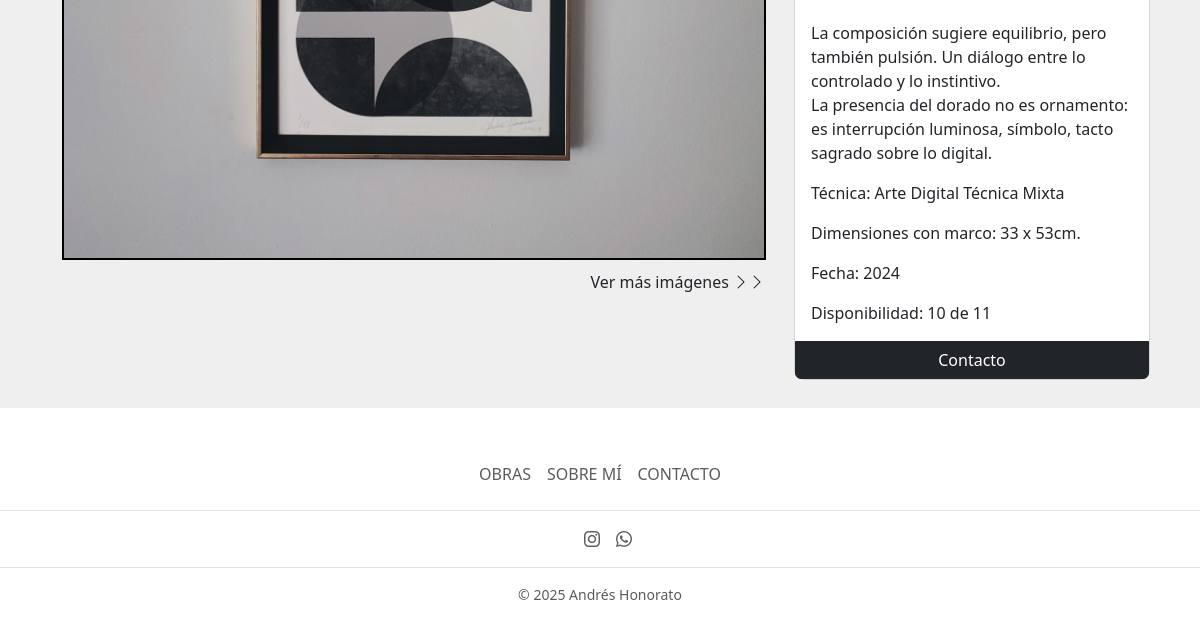
The app's page /coleccion/?coleccion=Abstracciones (lower part), older data.
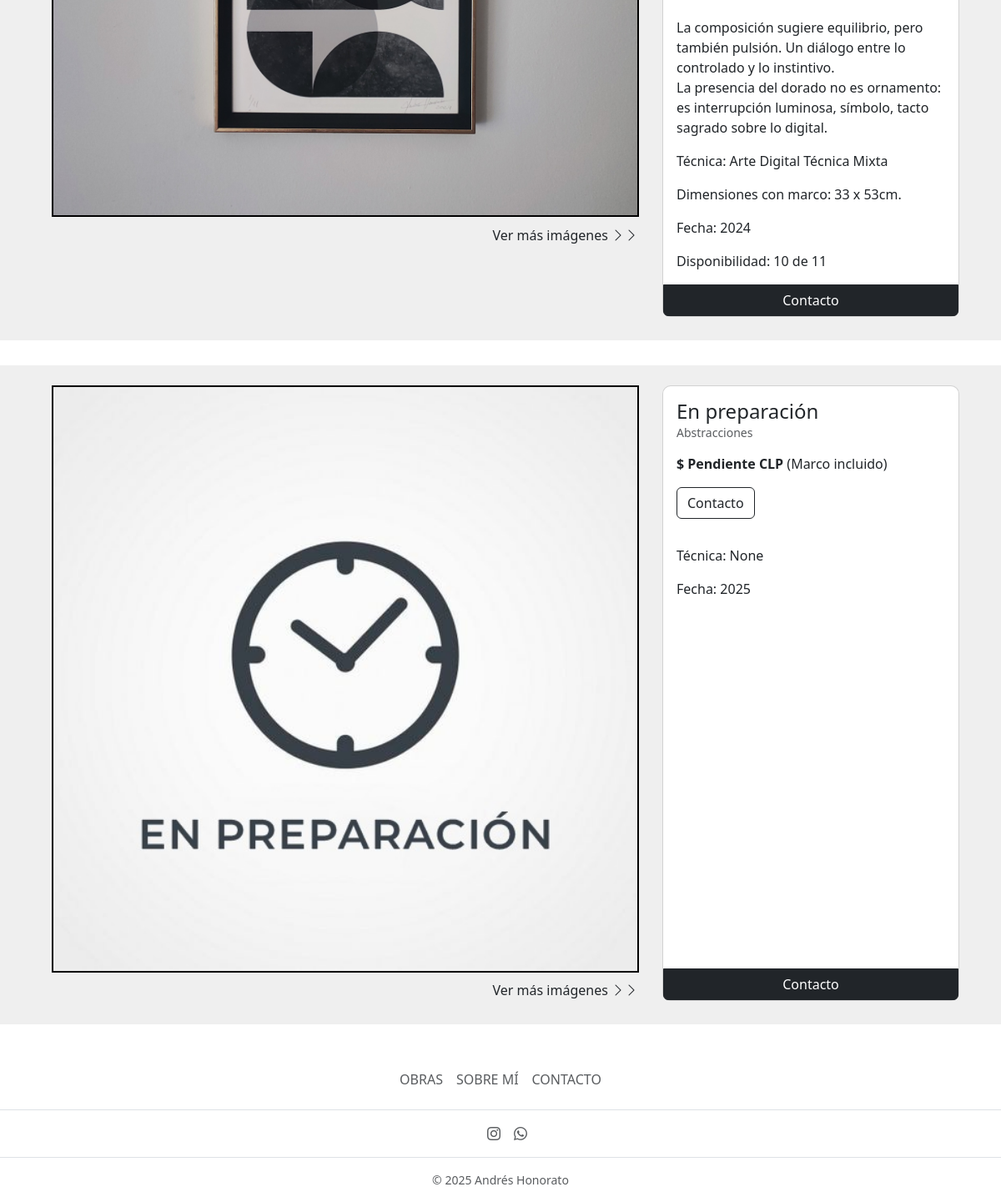
The same page, newer data.
### home/models.py (models this page shows, shortened)
class Cuadro(models.Model):
    nombre = models.CharField(max_length=200)
    autor = models.CharField(default="Andrés Honorato", max_length=200)
    coleccion = models.ForeignKey(
        Coleccion, on_delete=models.CASCADE, related_name='coleccionX', blank=True, null=True)
    tecnica = models.ForeignKey(
        Tecnica, on_delete=models.CASCADE, related_name='tecnicaX', blank=True, null=True)
    descripcion = models.TextField(blank=True)
    fecha = models.DateField()
    colores = models.CharField(max_length=200, blank=True)
    cantidad_inicial = models.PositiveIntegerField(blank=True, null=True)
    cantidad_vendida = models.PositiveIntegerField(blank=True, null=True)
    marco_sin = models.CharField(max_length=100, blank=True)
    marco_con = models.CharField(max_length=100, blank=True)
    precio_sin = models.PositiveIntegerField(blank=True, null=True)
    precio_con = models.PositiveIntegerField(blank=True, null=True)
    descuento = models.PositiveIntegerField(blank=True, null=True)
    envio1 = models.PositiveIntegerField(blank=True, null=True)
    envio2 = models.PositiveIntegerField(blank=True, null=True)
    orden = models.PositiveIntegerField(blank=True, null=True)
    vendido = models.BooleanField(default=False)
    imagen1 = models.ImageField(default='cuadros/en_preparacion.jpg', upload_to='cuadros', validators=[FileExtensionValidator(
        ['png', 'jpg', 'jpeg'])])
    imagen2 = models.ImageField(upload_to='cuadros', validators=[
                                FileExtensionValidator(['png', 'jpg', 'jpeg'])], blank=True)
    imagen3 = models.ImageField(upload_to='cuadros', validators=[
                                FileExtensionValidator(['png', 'jpg', 'jpeg'])], blank=True)
    imagen4 = models.ImageField(upload_to='cuadros', validators=[
                                FileExtensionValidator(['png', 'jpg', 'jpeg'])], blank=True)
    imagen5 = models.ImageField(upload_to='cuadros', validators=[
                                FileExtensionValidator(['png', 'jpg', 'jpeg'])], blank=True)
    imagen6 = models.ImageField(upload_to='cuadros', validators=[
                                FileExtensionValidator(['png', 'jpg', 'jpeg'])], blank=True)
    imagen7 = models.ImageField(upload_to='cuadros', validators=[
                                FileExtensionValidator(['png', 'jpg', 'jpeg'])], blank=True)
    imagen8 = models.ImageField(upload_to='cuadros', validators=[
                                FileExtensionValidator(['png', 'jpg', 'jpeg'])], blank=True)
    imagen9 = models.ImageField(upload_to='cuadros', validators=[
                                FileExtensionValidator(['png', 'jpg', 'jpeg'])], blank=True)
    creado = models.DateTimeField(auto_now_add=True)
    actulizado = models.DateTimeField(auto_now=True)
    def cuadros_disponibles(self):
        if self.cantidad_inicial:
            cuadros_disponibles = self.cantidad_inicial - self.cantidad_vendida
            return cuadros_disponibles
    @property
    def precio_punto_con(self):
        if self.precio_con is not None:
            coma = f"{self.precio_con:,}"
            punto = coma.replace(',', '.')
            return punto
        else:
            return "Pendiente"

class Tecnica(models.Model):
    nombre = models.CharField(max_length=200)
    descripcion = models.TextField(blank=True)
    fecha = models.DateField()
    creado = models.DateTimeField(auto_now_add=True)
    actulizado = models.DateTimeField(auto_now=True)
    def __str__(self):
        return f"{self.nombre}"

class Coleccion(models.Model):
    nombre = models.CharField(max_length=200)
    descripcion = models.TextField(blank=True)
    fecha = models.DateField()
    creado = models.DateTimeField(auto_now_add=True)
    actulizado = models.DateTimeField(auto_now=True)
    orden = models.PositiveIntegerField(blank=True, null=True)
    def __str__(self):
        return f"{self.nombre}"

### home/views.py (the view)
# urls.py: path('coleccion/', coleccion_view, name='coleccion-view'),
def coleccion_view(request):
    coleccion = request.GET.get('coleccion')
    if coleccion:
        try:
            coleccion = Coleccion.objects.get(nombre=coleccion)
            cuadros = Cuadro.objects.filter(coleccion=coleccion)
        except Coleccion.DoesNotExist:
            try:
                tecnica = Tecnica.objects.get(nombre=coleccion)
                cuadros = Cuadro.objects.filter(tecnica=tecnica)
            except Tecnica.DoesNotExist:
                cuadros = Cuadro.objects.none()
    else:
        cuadros = Cuadro.objects.none()
    context = {
        'cuadros': cuadros,
        'coleccion': coleccion,
    }
    return render(request, 'home/coleccion.html', context)

### home/templates/home/coleccion.html (shortened to what this page needs)
{% extends 'base.html' %}
{% load static %}
{% block content %}
{% for cuadro in cuadros %}
<div class="container mb-1 p-4" id="cuadro.id">
  <div class="row">
    <div class="col-md-8 d-flex flex-column align-items-center">
      <div class="row w-100">
        {% if cuadro.imagen1 %}
        <div class="col-md-12 px-2 position-relative">
          <a href="{% url 'home:cuadro-view' cuadro.id %}" class="d-block mb-2">
            <img src="{{ cuadro.imagen1.url }}" class="d-block w-100 clickable-image rounded-image"
              alt="{{ cuadro.nombre }}" style="cursor: pointer;">
          </a>
        </div>
        {% endif %}
        <div class="col-md-12 px-2 text-end">
          <a href="{% url 'home:cuadro-view' cuadro.id %}"
            class="btn btn-link p-0 text-dark text-decoration-none ver-mas-imagenes">
            Ver más imágenes <i class="bi bi-chevron-right"></i><i class="bi bi-chevron-right"></i>
          </a>
        </div>
      </div>
    </div>
    <div class="col-md-4 px-2 cuadro-info">
      <div class="card h-100" style="border-radius: 10px;" id="{{ cuadro.id }}">
        <div class="card-body">
          <div class="row">
            <div class="col-8">
              <a href="{% url 'home:cuadro-view' cuadro.id %}" class="card-title mb-2 text-decoration-none">
                <h6 class="card-title mb-2" style="font-size: 24px;">
                  {{ cuadro.nombre }}
                </h6>
              </a>
            </div>
            <div class="col-4">
            </div>
          </div>
          <a class="card-subtitle text-muted" href="{% url 'home:coleccion-view' %}?coleccion={{ cuadro.coleccion }}"
            style="text-decoration: none;">
            <h6 class="card-subtitle text-muted mb-3" style="font-size: 14px;">{{ cuadro.coleccion }}
            </h6>
          </a>
          {% if cuadro.descuento %}
          <p class="card-text text-danger mb-0" style="text-decoration: line-through;">$ {{ cuadro.precio_punto_con }}
            CLP</p>
          <p class="card-text"><strong>$ {{ cuadro.precio_con_descuento }} CLP</strong> (Marco incluido)</p>
          {% else %}
          <p class="card-text"><strong>$ {{ cuadro.precio_punto_con }} CLP</strong> (Marco incluido)</p>
          {% endif %}
          <a href="{% url 'home:contacto-view'%}" class="btn btn-outline-dark mb-3">Contacto</a>
          <p class="card-text">{{ cuadro.descripcion|linebreaksbr }}</p>
          <p class="card-text">Técnica: {{ cuadro.tecnica }}</p>
          <div class="col-12">
            <ul class="list-unstyled">
              {% if cuadro.marco_con %}
              <li>Dimensiones con marco: {{ cuadro.marco_con }}</li>
              {% endif %}
            </ul>
          </div>
          <p class="card-text">Fecha: {{ cuadro.fecha|date:"Y" }}</p>
          {% if cuadro.cantidad_inicial %}
          <p class="card-text">Disponibilidad: {{ cuadro.cuadros_disponibles }} de {{ cuadro.cantidad_inicial }}</p>
          {% endif %}
        </div>
        <a href="{% url 'home:contacto-view' %}" class="btn btn-dark boton-contacto">Contacto</a>
      </div>
    </div>
  </div>
</div>
<nav class="navbar navbar-expand-lg bg-body py-0">
  <div class="container-fluid position-relative p-0">
    <div class="spacer-new"></div>
  </div>
</nav>
{% endfor %}
{% endblock content %}

Row changes from the older to the newer data that the page shows:
added Cuadro: imagen1 (picture), nombre "En preparación", coleccion "Abstracciones", precio_punto_con "Pendiente", tecnica "None", fecha "2025"
